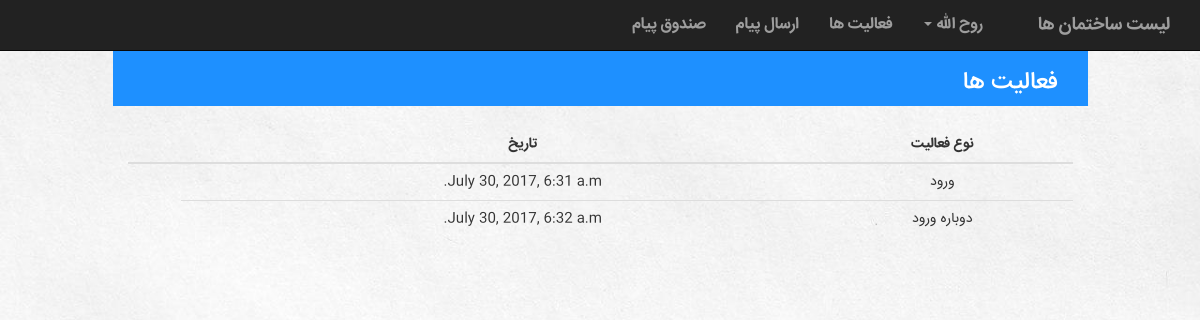
Before: /building/activities/ (signed in) with the older database file.
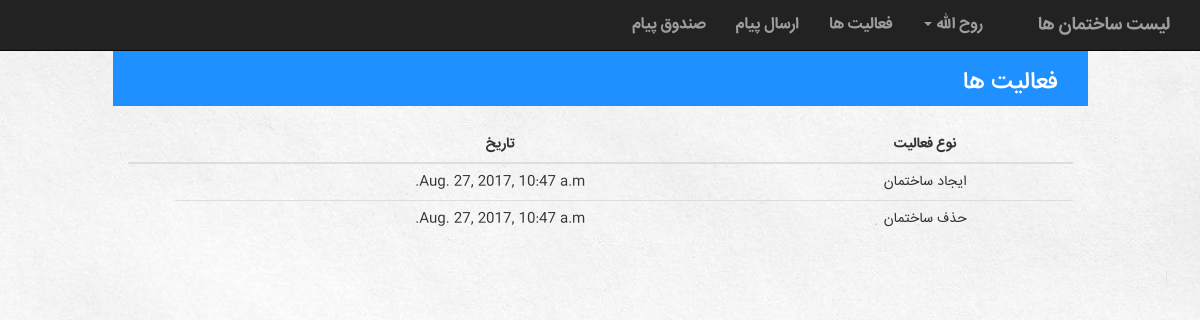
After: the same page with the newer database file.
### building/models.py (models this page shows)
class Activity(models.Model):
    account = models.ForeignKey(Account, on_delete=models.CASCADE)
    date = models.DateTimeField(default=timezone.now)
    type = models.CharField(max_length=100)

### building/views.py (the view)
def activities(request):
    context = {'all_activities': Activity.objects.filter(account=request.user.account),
               'Listname': 'فعالیت ها',
               'title1': 'نوع فعالیت',
               'title2': 'تاریخ',
               }
    return render(request, 'building/activities.html', context)

### building/templates/building/activities.html (shortened to what this page needs)
{% extends 'building/UserNavBar.html' %}
{% block body %}
 <div class="col-sm-12">
        <div class="listContainer col-sm-10 col-lg-offset-1">
            <div class="listTitle pull-right col-sm-12">
                <h3> {{ Listname }} </h3>
            </div>
        </div>
        <div class="col-sm-10 col-lg-offset-1">
            <br>
            <table class="table table-hover">
                <thead>
                    <tr>
                        <th>{{ title1 }}</th>
                        <th>{{ title2 }}</th>
                        <th></th>
                        <th></th>
                    </tr>
                </thead>
                <tbody>
                {% for activity in all_activities %}
                    <tr>
                        <td>{{  activity.type}}</td>
                        <td>{{ activity.date }}</td>
                        <td></td>
                    </tr>
                {% endfor %}
                </tbody>
            </table>
        </div>
    </div>
{% endblock %}

### building/templates/building/UserNavBar.html (shortened to what this page needs)
<!DOCTYPE html>
<html lang="fa">
<head>
    <link rel="stylesheet" href="https://maxcdn.bootstrapcdn.com/bootstrap/3.3.7/css/bootstrap.min.css">
</head>
{% load staticfiles %}
<link rel="stylesheet" href="{% static 'building/BuildingNavBarStyle.css' %}">
<link rel="stylesheet" href="{% static 'building/BuildingListStyle.css' %}">
<link rel="stylesheet" href="{% static 'building/ModalStyle.css' %}">
<link rel="stylesheet" href="{% static 'building/TableStyle.css' %}">
<link rel="stylesheet" href="{% static 'building/dashboardStyle.css' %}">
<link rel="stylesheet" href="{% static 'building/pollFormStyle.css' %}">
<link rel="stylesheet" href="{% static 'building/chart.css' %}">
    {% load i18n admin_modify %}
<body>
<nav class="navbar navbar-inverse navbar-fixed-top" style="position: fixed">
      <div class="container-fluid" >
            <div class="navbar-header pull-right">
              <a class="navbar-brand active" href="{% url 'building:building' %}">{% if building %} {{ building.name}} {% else %} لیست ساختمان ها {% endif %} </a>
            </div>
            <div class="collapse navbar-collapse" id="topNavBar">
                  <ul class="nav navbar-nav pull-right">
                      <li><a href="{% url 'building:inbox' %}">صندوق پیام</a></li>
                      <li><a href="{% url 'building:sendmessage' %}">ارسال پیام</a></li>
                      <li><a href="{% url 'building:activities' %}">فعالیت ها <span class="sr-only">(current)</span></a></li>
                      <li class="dropdown">
                          <a href="#" class="dropdown-toggle" data-toggle="dropdown" role="button" aria-haspopup="true" aria-expanded="false">{{ request.user.first_name }} <span class="caret"></span></a>
                      </li>
                  </ul>
            </div>
      </div>
</nav>
<div style="height: 30px">
</div>
{% block body %}
{% endblock %}
</body>
</html>

### building/static/building/BuildingNavBarStyle.css (style rules this page uses)
nav { font-family: IRANSans; font-weight: bolder; font-size: medium; }
ul { list-style: none; }
body { direction: rtl; text-align: center; background-image: url("../images/Background.jpg"); background-size: cover; }

### building/static/building/BuildingListStyle.css (style rules this page uses)
a { color: white; }
body { font-family: IRANSans; }

### building/static/building/TableStyle.css (style rules this page uses)
.table>thead>tr>th { text-align: center; }
.listTitle { text-align: right; }
.listContainer { background-color: dodgerblue; color: white; }

### building/static/building/pollFormStyle.css (style rules this page uses)
body { margin-top: 20px; }

Changed rows visible on the page:
removed Activity: type "ورود", date "July 30, 2017, 6:31 a.m."
removed Activity: type "دوباره ورود", date "July 30, 2017, 6:32 a.m."
added Activity: type "ایجاد ساختمان", date "Aug. 27, 2017, 10:47 a.m."
added Activity: type "حذف ساختمان", date "Aug. 27, 2017, 10:47 a.m."
